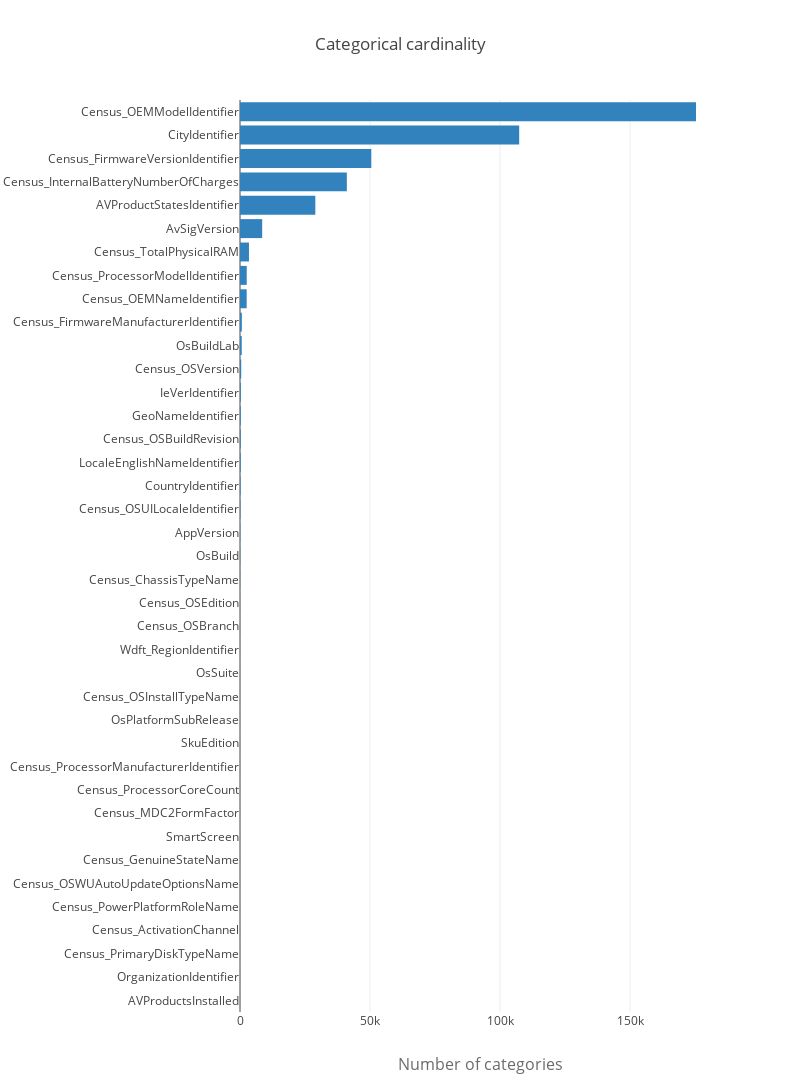

Here is the notebook cell this chart was saved with:
### Markdown cell above
After that, we calculate the cardinality (how many unique values there are) of each variable in order to find the best way to encode it.

### Code cell
cardinality = []
for c in categorical_variables:
    if c == 'MachineIdentifier': continue
    cardinality.append([c, train[c].nunique()])
cardinality.sort(key = lambda x:x[1], reverse=False)

trace = go.Bar(y=[x[0] for x in cardinality],
               x=[x[1] for x in cardinality],
               orientation='h', marker=dict(color='rgb(49,130,189)'), name='train')

layout = go.Layout(
    title='Categorical cardinality', height=1600, width=800,
    xaxis=dict(
        title='Number of categories',
        titlefont=dict(size=16, color='rgb(107, 107, 107)'),
        domain=[0.25, 1]
    ),
    barmode='group',
    bargap=0.1,
    bargroupgap=0.1
)

fig = go.Figure(data=[trace], layout=layout)
iplot(fig)

### Figure 1 — Plotly figure (JSON) as saved in the notebook; plotly's stock layout.template omitted (floating-point values rounded to 4 significant figures)
{"data": [{"marker": {"color": "rgb(49,130,189)"}, "name": "train", "orientation": "h", "type": "bar", "uid": "82e2f047-96df-467e-a5d0-b5e15d31185f", "x": [3, 3, 3, 3, 4, 4, 4, 5, 6, 6, 7, 8, 9, 9, 14, 16, 32, 33, 52, 76, 110, 147, 222, 276, 285, 293, 303, 469, 664, 713, 2565, 2584, 3447, 8531, 28971, 41087, 50495, 107367, 175366], "y": ["AVProductsInstalled", "OrganizationIdentifier", "Census_PrimaryDiskTypeName", "Census_ActivationChannel", "Census_PowerPlatformRoleName", "Census_OSWUAutoUpdateOptionsName", "Census_GenuineStateName", "SmartScreen", "Census_MDC2FormFactor", "Census_ProcessorCoreCount", "Census_ProcessorManufacturerIdentifier", "SkuEdition", "OsPlatformSubRelease", "Census_OSInstallTypeName", "OsSuite", "Wdft_RegionIdentifier", "Census_OSBranch", "Census_OSEdition", "Census_ChassisTypeName", "OsBuild", "AppVersion", "Census_OSUILocaleIdentifier", "CountryIdentifier", "LocaleEnglishNameIdentifier", "Census_OSBuildRevision", "GeoNameIdentifier", "IeVerIdentifier", "Census_OSVersion", "OsBuildLab", "Census_FirmwareManufacturerIdentifier", "Census_OEMNameIdentifier", "Census_ProcessorModelIdentifier", "Census_TotalPhysicalRAM", "AvSigVersion", "AVProductStatesIdentifier", "Census_InternalBatteryNumberOfCharges", "Census_FirmwareVersionIdentifier", "CityIdentifier", "Census_OEMModelIdentifier"]}], "layout": {"bargap": 0.1, "bargroupgap": 0.1, "barmode": "group", "height": 1600, "title": {"text": "Categorical cardinality"}, "width": 800, "xaxis": {"domain": [0.25, 1], "title": {"font": {"color": "rgb(107, 107, 107)", "size": 16}, "text": "Number of categories"}}}}
